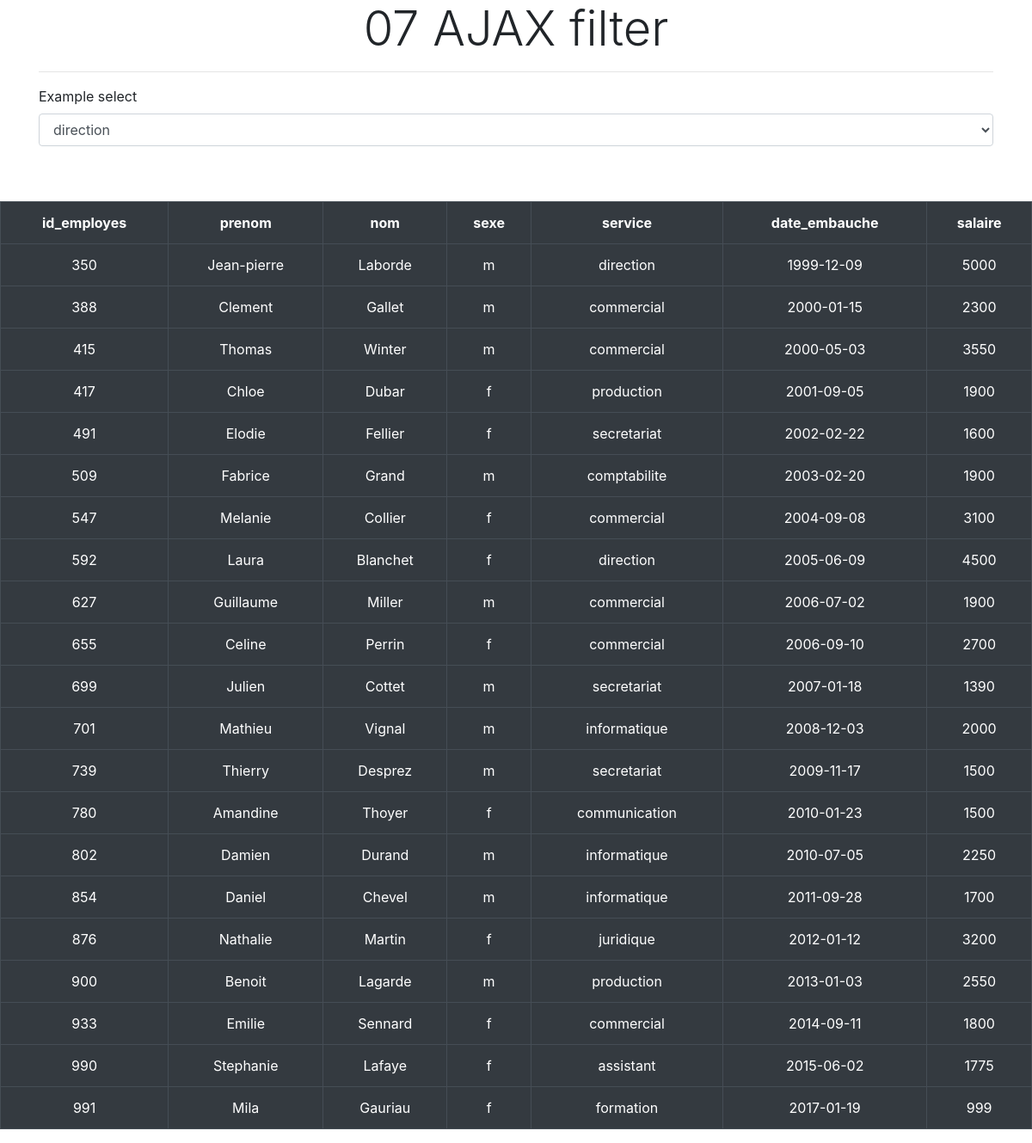
The page /Ajax_01/07-Ajax-filter/index.php on the database its author committed.
### tables this page shows
CREATE TABLE `employes` (

  `id_employes` int(3) NOT NULL,

  `prenom` varchar(20) DEFAULT NULL,

  `nom` varchar(20) DEFAULT NULL,

  `sexe` enum('m','f') NOT NULL,

  `service` varchar(30) DEFAULT NULL,

  `date_embauche` date DEFAULT NULL,

  `salaire` float DEFAULT NULL

);

### Ajax_01/07-Ajax-filter/index.php (the view, shortened to what this page needs)
<!DOCTYPE html>
<html lang="fr">
<head>
    <link rel="stylesheet" href="https://stackpath.bootstrapcdn.com/bootstrap/4.3.1/css/bootstrap.min.css">
</head>
<body>
<div class="container">
        <h1 class="display-4 text-center"> 07 AJAX filter</h1><hr>
        <form method="post" action="">
            <div class="form-group">
                <label for="exampleFormControl">Example select</label>
                <select class="form-control" id="personne" name="personne">
                <?php
                require_once('init.php');
                $result = $bdd->query("SELECT DISTINCT service FROM employes");
                ?>
                    <?php while($employes = $result->fetch(PDO::FETCH_ASSOC)): ?>
                        <option>   <?= $employes['service'] ?></option>
                    <?php endwhile;  ?>
                </select>
            </div>
            <br>
        </form>
        <br>
</div>
<div id="resultat">
        <?php $result = $bdd->query("SELECT * FROM employes"); ?>
        <table class="table table-bordered text-center table-dark" ><tr>
            <?php for($i = 0; $i < $result->columnCount(); $i++): $colonne = $result->getColumnMeta($i); ?>
            <th><?= $colonne['name'] ?></th>
            <?php endfor; ?>
        </tr>
        <?php while($employes = $result->fetch(PDO::FETCH_ASSOC)): ?>
        <tr>
            <?php foreach($employes as $value): ?>
                <td><?= $value ?></td>
            <?php endforeach; ?>
        </tr>
            <?php endwhile; ?>
        </table>
    </div>
</body>
</html>

### rows shown on the page
employes: id_employes "350", prenom "Jean-pierre", nom "Laborde", sexe "m", service "direction", date_embauche "1999-12-09", salaire "5000"
employes: id_employes "388", prenom "Clement", nom "Gallet", sexe "m", service "commercial", date_embauche "2000-01-15", salaire "2300"
employes: id_employes "415", prenom "Thomas", nom "Winter", sexe "m", service "commercial", date_embauche "2000-05-03", salaire "3550"
employes: id_employes "417", prenom "Chloe", nom "Dubar", sexe "f", service "production", date_embauche "2001-09-05", salaire "1900"
employes: id_employes "491", prenom "Elodie", nom "Fellier", sexe "f", service "secretariat", date_embauche "2002-02-22", salaire "1600"
employes: id_employes "509", prenom "Fabrice", nom "Grand", sexe "m", service "comptabilite", date_embauche "2003-02-20", salaire "1900"
employes: id_employes "547", prenom "Melanie", nom "Collier", sexe "f", service "commercial", date_embauche "2004-09-08", salaire "3100"
employes: id_employes "592", prenom "Laura", nom "Blanchet", sexe "f", service "direction", date_embauche "2005-06-09", salaire "4500"
employes: id_employes "627", prenom "Guillaume", nom "Miller", sexe "m", service "commercial", date_embauche "2006-07-02", salaire "1900"
employes: id_employes "655", prenom "Celine", nom "Perrin", sexe "f", service "commercial", date_embauche "2006-09-10", salaire "2700"
employes: id_employes "699", prenom "Julien", nom "Cottet", sexe "m", service "secretariat", date_embauche "2007-01-18", salaire "1390"
employes: id_employes "701", prenom "Mathieu", nom "Vignal", sexe "m", service "informatique", date_embauche "2008-12-03", salaire "2000"
employes: id_employes "739", prenom "Thierry", nom "Desprez", sexe "m", service "secretariat", date_embauche "2009-11-17", salaire "1500"
employes: id_employes "780", prenom "Amandine", nom "Thoyer", sexe "f", service "communication", date_embauche "2010-01-23", salaire "1500"
employes: id_employes "802", prenom "Damien", nom "Durand", sexe "m", service "informatique", date_embauche "2010-07-05", salaire "2250"
employes: id_employes "854", prenom "Daniel", nom "Chevel", sexe "m", service "informatique", date_embauche "2011-09-28", salaire "1700"
employes: id_employes "876", prenom "Nathalie", nom "Martin", sexe "f", service "juridique", date_embauche "2012-01-12", salaire "3200"
employes: id_employes "900", prenom "Benoit", nom "Lagarde", sexe "m", service "production", date_embauche "2013-01-03", salaire "2550"
employes: id_employes "933", prenom "Emilie", nom "Sennard", sexe "f", service "commercial", date_embauche "2014-09-11", salaire "1800"
employes: id_employes "990", prenom "Stephanie", nom "Lafaye", sexe "f", service "assistant", date_embauche "2015-06-02", salaire "1775"
employes: id_employes "991", prenom "Mila", nom "Gauriau", sexe "f", service "formation", date_embauche "2017-01-19", salaire "999"

### other values the page prints
$colonne['name'] "id_employes"
$colonne['name'] "prenom"
$colonne['name'] "nom"
$colonne['name'] "sexe"
$colonne['name'] "service"
$colonne['name'] "date_embauche"
$colonne['name'] "salaire"
form field personne "direction"
